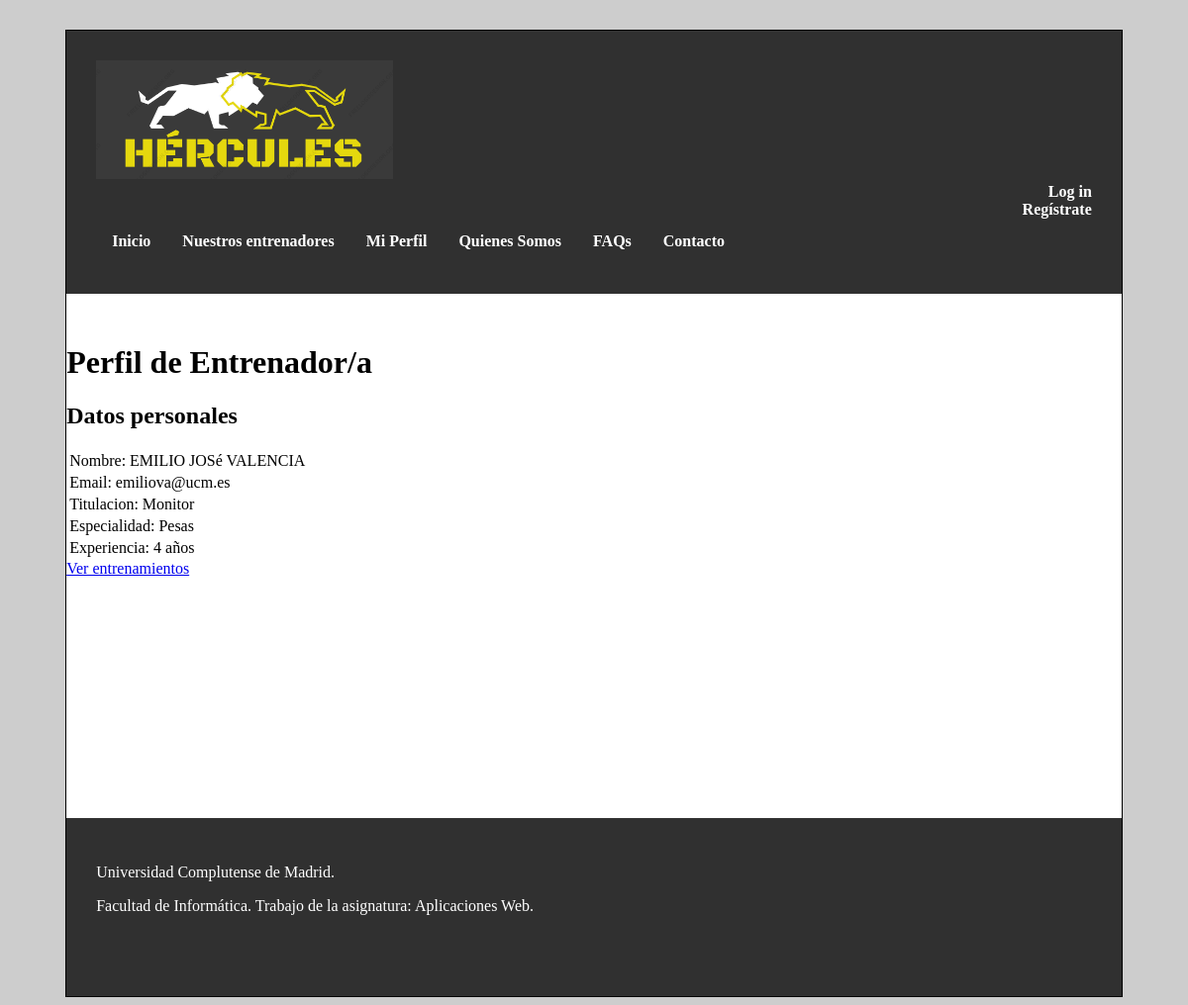
The app's page /perfil_Entrenador.php?id=50259205L with its own data.
### tables this page shows
CREATE TABLE `usuario` (
  `nif` varchar(10) NOT NULL,
  `nombre` varchar(30) NOT NULL,
  `contrasenna` varchar(255) NOT NULL,
  `foto` varchar(30) DEFAULT NULL,
  `email` varchar(30) NOT NULL,
  `sexo` varchar(6) DEFAULT NULL,
  `fechaNac` date DEFAULT NULL,
  `telefono` varchar(15) DEFAULT NULL,
  `ubicacion` varchar(50) DEFAULT NULL,
  `peso` decimal(5,0) DEFAULT NULL,
  `altura` decimal(5,0) DEFAULT NULL,
  `preferencias` varchar(50) DEFAULT NULL,
  `tipoUsuario` tinyint(1) NOT NULL DEFAULT 0,
  `titulacion` varchar(30) DEFAULT NULL,
  `especialidad` varchar(50) DEFAULT NULL,
  `experiencia` varchar(30) DEFAULT NULL
);

### includes/DAOs/DAO.php (called while the page is built, shortened)
<?php
class DAO {
    private $servername = "localhost";
    private $username = "hercules";
    private $password = "iG8hC62acnPrvIeU";
    private $dbname = "hercules";
    private $mysqli = null;
    public function __construct(){
        if(!$this->mysqli){
            $this->mysqli = new mysqli($this->servername, $this->username, $this->password, $this->dbname);
        }
    }
    protected function consultar($query){
        return $this->mysqli->query($query);
    }
}
?>

### includes/config.php (called while the page is built, shortened)
<?php
require_once __DIR__.'/TOs/TOUsuario.php';
require_once __DIR__.'/controller.php';
$ctrl = new controller();
?>

### includes/controller.php (called while the page is built, shortened)
<?php
require_once(__DIR__ . '/DAOs/usuarioDAO.php');
class controller{
   private $usuarioDAO;
    public function __construct(){
        $this->usuarioDAO = new UsuarioDAO();
    }
    public function cargarUsuario($nif){
        return $this->usuarioDAO->cargarUsuario($nif);
    }
}

### includes/DAOs/usuarioDAO.php (called while the page is built, shortened)
<?php
require_once(__DIR__.'/DAO.php');
require_once(__DIR__.'/../TOs/TOUsuario.php');
class UsuarioDAO extends DAO {
    public function cargarUsuario($nif){
        $query = "SELECT * FROM usuario WHERE nif = '". $nif ."'";
        $res = $this->consultar($query);
        if ($res && $res->num_rows > 0) {
            $row = $res->fetch_assoc();
            $usuario = new TOUsuario();
            $usuario->setNif($nif);
            $usuario->setNombre($row["nombre"]);
            $usuario->setPassword($row["contrasenna"]);
            $usuario->setEmail($row["email"]);
            $usuario->setSexo($row["sexo"]);
            $usuario->setFechaNac($row["fechaNac"]);
            $usuario->setTelefono($row["telefono"]);
            $usuario->setUbicacion($row["ubicacion"]);
            $usuario->setPeso($row["peso"]);
            $usuario->setAltura($row["altura"]);
            $usuario->setPreferencias($row["preferencias"]);
            $usuario->setTipoUsuario($row["tipoUsuario"]);
            $usuario->setTitulacion($row["titulacion"]);
            $usuario->setEspecialidad($row["especialidad"]);
            $usuario->setExperiencia($row["experiencia"]);
            return $usuario;
        } else{
            return null;
        }
    }
}
?>

### includes/TOs/TOUsuario.php (called while the page is built, shortened)
<?php
class TOUsuario {
    private $nombre;
    private $email;
    private $tipoUsuario;
    private $titulacion;
    private $especialidad;
    private $experiencia;
    public function __construct($nif = null, $nombre = null, $password = null, $foto = null, $email = null, $sexo = null, $fechaNac = null, $telefono = null, $ubicacion = null, $peso = null, $altura = null, $preferencias = null, $tipoUsuario = null, $titulacion= null, $especialidad = null, $experiencia = null){
      $this->nombre = $nombre;
      $this->email = $email;
      $this->tipoUsuario = $tipoUsuario;
      $this->titulacion = $titulacion;
      $this->especialidad = $especialidad;
      $this->experiencia = $experiencia;
    }
    public function getNombre()
    {
        return $this->nombre;
    }
    public function setNombre($nombre)
    {
        $this->nombre = $nombre;
    }
    public function getEmail()
    {
        return $this->email;
    }
    public function setEmail($email)
    {
        $this->email = $email;
    }
    public function getTipoUsuario()
    {
        return $this->tipoUsuario;
    }
    public function setTipoUsuario($tipoUsuario)
    {
        $this->tipoUsuario = $tipoUsuario;
    }
    public function getTitulacion()
    {
        return $this->titulacion;
    }
    public function setTitulacion($titulacion)
    {
        $this->titulacion = $titulacion;
    }
    public function getEspecialidad()
    {
        return $this->especialidad;
    }
    public function setEspecialidad($especialidad)
    {
        $this->especialidad = $especialidad;
    }
    public function getExperiencia()
    {
        return $this->experiencia;
    }
    public function setExperiencia($experiencia)
    {
        $this->experiencia = $experiencia;
    }
}
?>

### perfil_Entrenador.php (the view, shortened to what this page needs)
<?php
	require_once 'includes/config.php';
?>
<!DOCTYPE html>
<html>
<head>
	<link rel="stylesheet" type="text/css" href="includes/estilo.css" />
</head>
<body>
<div id="contenedor">
	<?php
		require('includes/comun/cabecera.php');
		$entrenador = $ctrl->cargarUsuario($_GET['id']);
	?>
	<div id="contenido">
		<?php
		if ($entrenador->getTipoUsuario()) {
		    echo '<h1>Perfil de Entrenador/a</h1>';
		}
		else {
		    echo '<h1>Perfil de Cliente</h1>';
		}
		echo '<h2>Datos personales</h2>';
		echo '<table>';
			echo '<tr><td>Nombre: '.$entrenador->getNombre().'</td></tr>';
			echo '<tr><td>Email: '.$entrenador->getEmail().'</td></tr>';
			echo '<tr><td>Titulacion: '.$entrenador->getTitulacion().'</td></tr>';
			echo '<tr><td>Especialidad: '.$entrenador->getEspecialidad().'</td></tr>';
			echo '<tr><td>Experiencia: '.$entrenador->getExperiencia().'</td></tr>';
		echo '</table>';
		echo '<a href= "miPerfilEntrenamientos.php?idEntrenador='.$_GET['id'].'"> Ver entrenamientos </a>';
		?>
	</div>
	<?php
		require('includes/comun/pie.php');
	?>
</div>
</body>
</html>

### includes/estilo.css (style rules this page uses)
body { background-color: #CDCDCD; }
div#contenedor { width: 90%; margin: auto; border: 1px solid black; background-color: #aaaaaa; margin-top: 30px; }
div#contenido { padding-top: 30px; min-height: 500px; width: 100%; background-color: white; }

### records on screen
usuario: nombre "EMILIO JOSé VALENCIA", email "emiliova@ucm.es", titulacion "Monitor", especialidad "Pesas", experiencia "4 años"
